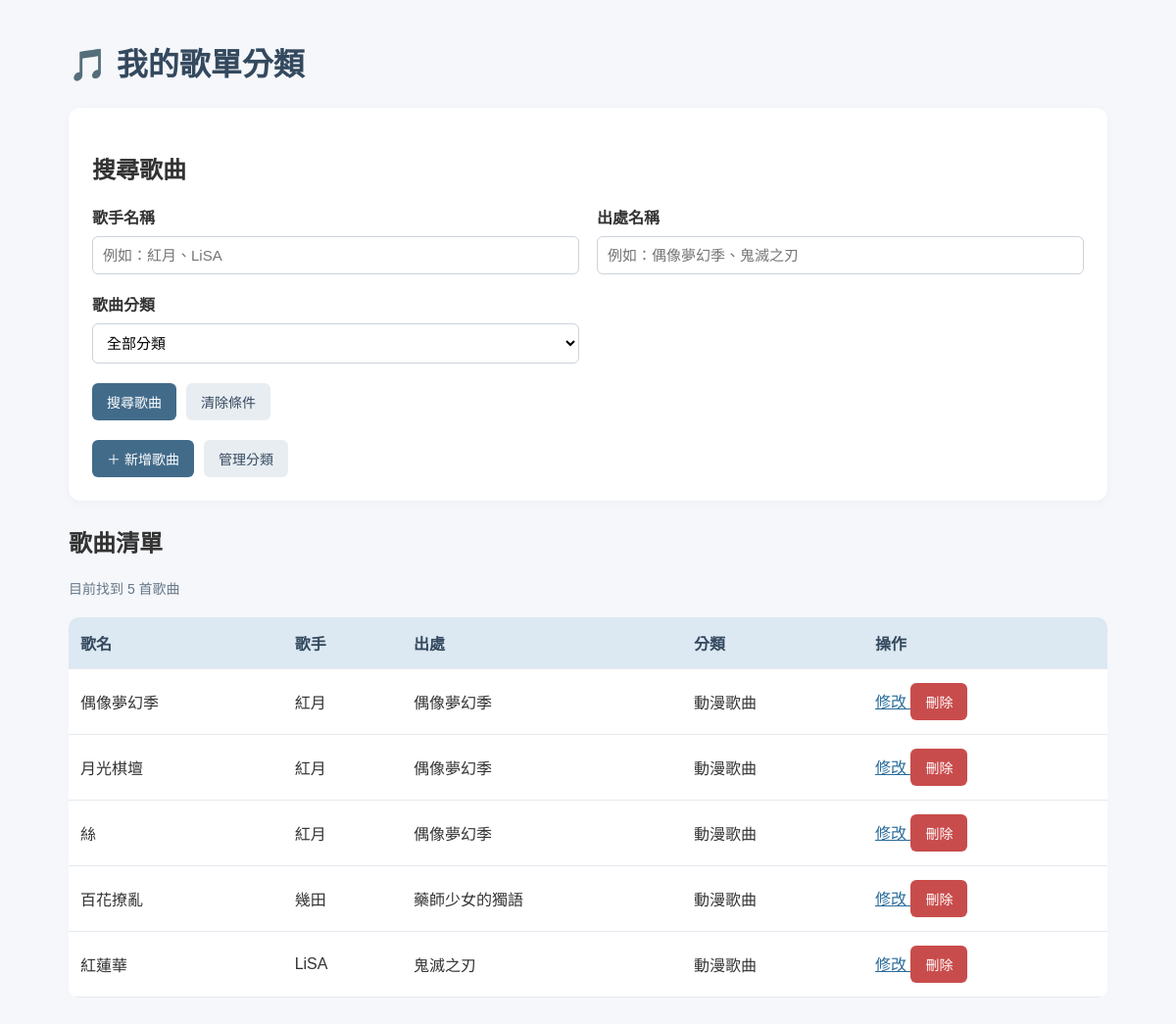
The page / on the database its author committed.
### tables this page shows
CREATE TABLE songs (
                id INTEGER PRIMARY KEY AUTOINCREMENT,
                title TEXT NOT NULL,
                artist TEXT NOT NULL,
                source TEXT NOT NULL,
                category_id INTEGER NOT NULL,
                FOREIGN KEY (category_id)
                    REFERENCES categories(id)
                    ON DELETE RESTRICT
            );

CREATE TABLE categories (
                id INTEGER PRIMARY KEY AUTOINCREMENT,
                name TEXT NOT NULL UNIQUE
            );

### app.py (the view)
@app.route("/")
def index():
    db = get_db()
    artist_keyword = request.args.get("artist", "").strip()
    source_keyword = request.args.get("source", "").strip()
    selected_category = request.args.get(
        "category_id", type=int
    )
    categories = db.execute(
        "SELECT * FROM categories ORDER BY name"
    ).fetchall()
    sql = """
        SELECT songs.*, categories.name AS category_name
        FROM songs
        JOIN categories ON songs.category_id = categories.id
        WHERE 1 = 1
    """
    params = []
    if artist_keyword:
        sql += " AND songs.artist LIKE ?"
        params.append(f"%{artist_keyword}%")
    if source_keyword:
        sql += " AND songs.source LIKE ?"
        params.append(f"%{source_keyword}%")
    if selected_category is not None:
        sql += " AND songs.category_id = ?"
        params.append(selected_category)
    sql += " ORDER BY songs.id DESC"
    songs = db.execute(sql, params).fetchall()
    print("目前搜尋條件：", artist_keyword, source_keyword, selected_category)
    print("首頁查詢結果：", [dict(song) for song in songs])
    return render_template(
        "index.html",
        songs=songs,
        categories=categories,
        selected_category=selected_category,
        artist_keyword=artist_keyword,
        source_keyword=source_keyword
    )

### app.py (called while the page is built)
def get_db():
    if "db" not in g:
        g.db = sqlite3.connect(DATABASE)
        g.db.row_factory = sqlite3.Row
        g.db.execute("PRAGMA foreign_keys = ON")
    return g.db

### templates/index.html (shortened to what this page needs)
<!DOCTYPE html>
<html lang="zh-TW">
<head>
</head>
<body>
    <h1>🎵 我的歌單分類</h1>
    <section class="toolbar">
        <h2>搜尋歌曲</h2>
        <form action="{{ url_for('index') }}" method="GET">
            <div class="search-grid">
                <div class="field">
                    <label for="artist">歌手名稱</label>
                    <input
                        type="text"
                        id="artist"
                        name="artist"
                        placeholder="例如：紅月、LiSA"
                        value="{{ artist_keyword or '' }}">
                </div>
                <div class="field">
                    <label for="source">出處名稱</label>
                    <input
                        type="text"
                        id="source"
                        name="source"
                        placeholder="例如：偶像夢幻季、鬼滅之刃"
                        value="{{ source_keyword or '' }}">
                </div>
                <div class="field">
                    <label for="category_id">歌曲分類</label>
                    <select name="category_id" id="category_id">
                        <option value="">全部分類</option>
                    </select>
                </div>
            </div>
            <div class="toolbar-actions">
                <button type="submit">搜尋歌曲</button>
                <a class="link-button secondary"
                   href="{{ url_for('index') }}">清除條件</a>
            </div>
        </form>
        <div class="toolbar-actions">
            <a class="link-button"
               href="{{ url_for('add_song') }}">＋ 新增歌曲</a>
            <a class="link-button secondary"
               href="{{ url_for('manage_categories') }}">管理分類</a>
        </div>
    </section>
    <h2>歌曲清單</h2>
    <p class="song-count">目前找到 {{ songs|length }} 首歌曲</p>
    <div class="table-container">
        <table>
            <thead>
                <tr>
                    <th>歌名</th>
                    <th>歌手</th>
                    <th>出處</th>
                    <th>分類</th>
                    <th>操作</th>
                </tr>
            </thead>
            <tbody>
                {% for song in songs %}
                    <tr>
                        <td>{{ song.title }}</td>
                        <td>{{ song.artist }}</td>
                        <td>{{ song.source }}</td>
                        <td>{{ song.category_name }}</td>
                        <td class="operation">
                            <a class="edit-link"
                               href="{{ url_for('edit_song', song_id=song.id) }}">
                                修改
                            </a>
                            <form
                                action="{{ url_for('delete_song', song_id=song.id) }}"
                                method="POST"
                                style="display:inline"
                                onsubmit="return confirm('確定要刪除這首歌曲嗎？');">
                                <button
                                    type="submit"
                                    class="delete-button">
                                    刪除
                                </button>
                            </form>
                        </td>
                    </tr>
                {% else %}
                    <tr>
                        <td colspan="5" class="empty">
                            找不到符合條件的歌曲，請嘗試其他搜尋條件。
                        </td>
                    </tr>
                {% endfor %}
            </tbody>
        </table>
    </div>
</body>
</html>

### templates/index.html (style rules this page uses)
* { box-sizing: border-box; }
body { font-family: Arial, "Microsoft JhengHei", sans-serif; max-width: 1100px; margin: 40px auto; padding: 0 20px; background: #f5f7fa; color: #333; }
h1 { color: #34495e; }
.toolbar { margin: 24px 0; padding: 24px; background: white; border-radius: 12px; box-shadow: 0 2px 8px #0000000a; }
.search-grid { display: grid; grid-template-columns: repeat(2, minmax(0, 1fr)); gap: 18px; }
.field label { display: block; margin-bottom: 8px; font-weight: bold; }
input, select { width: 100%; padding: 10px; border: 1px solid #ccd3dc; border-radius: 6px; font-size: 15px; background: white; }
button, .link-button { display: inline-block; padding: 9px 15px; border: none; border-radius: 6px; background: #426b8a; color: white; text-decoration: none; font-size: 14px; cursor: pointer; }
.secondary { background: #e8edf2; color: #34495e; }
.toolbar-actions { display: flex; flex-wrap: wrap; gap: 10px; margin-top: 20px; align-items: center; }
.toolbar-actions a { text-decoration: none; }
.table-container { overflow-x: auto; background: white; border-radius: 10px; margin-top: 20px; }
table { width: 100%; min-width: 650px; border-collapse: collapse; }
th, td { border-bottom: 1px solid #e5e9ef; padding: 14px 12px; text-align: left; }
th { background: #dce8f2; color: #34495e; }
.operation { white-space: nowrap; }
.edit-link { color: #286b9a; }
.delete-button { background: #c94c4c; }
.song-count { color: #667788; font-size: 14px; }

### rows shown on the page
songs: title "偶像夢幻季", artist "紅月", source "偶像夢幻季", category_name "動漫歌曲"
songs: title "月光棋壇", artist "紅月", source "偶像夢幻季", category_name "動漫歌曲"
songs: title "絲", artist "紅月", source "偶像夢幻季", category_name "動漫歌曲"
songs: title "百花撩亂", artist "幾田", source "藥師少女的獨語", category_name "動漫歌曲"
songs: title "紅蓮華", artist "LiSA", source "鬼滅之刃", category_name "動漫歌曲"

### other values the page prints
{{ songs|length }} "5"
